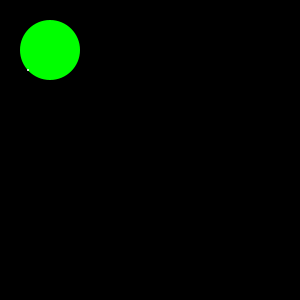
Frame 1 (no input)
Frame 60 (the mouse pressed at the canvas centre just before this capture): identical to frame 1, image omitted
Frame 120 (the mouse held since frame 60 and released just before this capture): identical to frame 1, image omitted

The Processing sketch that drew this single still picture (run headless with seeded random() and noise(); from frame 60 on, the mouse is pressed at the canvas centre):

// Processing sketch: see_if_pixel_is_in_circle
// ── see_if_pixel_is_in_circle.pde
float radius = 30;
float cx = 50;
float cy = 50;

float x=28;
float y=70;




float l = 0;

void setup(){
  size(300, 300);
  
}

void draw(){
  background(0);
  noStroke();
  
  
  fill(0,255,0);
  ellipse(cx, cy, radius*2, radius*2);
  
  fill(255);
  ellipse(x, y, 2, 2);

l = dist(x, y, cx, cy);

if(l>radius){
  println("no way jose");
}
else{
  println("yea baby");
}

}
